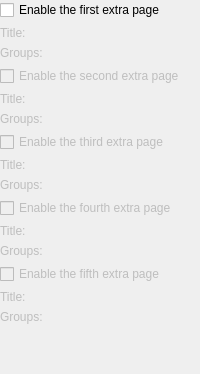
     <widget class="QWidget" name="tab" >
      <attribute name="title" >
       <string>&amp;Pages</string>
      </attribute>
      <layout class="QGridLayout" >
       <property name="margin" >
        <number>0</number>
       </property>
       <property name="spacing" >
        <number>6</number>
       </property>
       <item row="15" column="2" >
        <spacer>
         <property name="orientation" >
          <enum>Qt::Vertical</enum>
         </property>
         <property name="sizeType" >
          <enum>QSizePolicy::Expanding</enum>
         </property>
         <property name="sizeHint" >
          <size>
           <width>20</width>
           <height>50</height>
          </size>
         </property>
        </spacer>
       </item>
       <item row="0" column="0" colspan="3" >
        <widget class="QCheckBox" name="enablePage1" >
         <property name="toolTip" >
          <string>Every tab edit dialog will have one more extra page aside of the main page</string>
         </property>
         <property name="whatsThis" >
          <string>Every tab edit dialog will have one more extra page aside of the main page. You can configure what will be on this page in the below fields.</string>
         </property>
         <property name="text" >
          <string>Enable the first extra page</string>
         </property>
        </widget>
       </item>
       <item row="1" column="0" >
        <widget class="QLabel" name="textLabel11" >
         <property name="enabled" >
          <bool>false</bool>
         </property>
         <property name="toolTip" >
          <string>The title of the page</string>
         </property>
         <property name="whatsThis" >
          <string>The title of the page, like &lt;b>Core &amp;&amp; i18n&lt;/b>. As you see, the ampersand must be doubled.</string>
         </property>
         <property name="text" >
          <string>Title:</string>
         </property>
        </widget>
       </item>
       <item row="2" column="0" >
        <widget class="QLabel" name="textLabel12" >
         <property name="enabled" >
          <bool>false</bool>
         </property>
         <property name="toolTip" >
          <string>Comma separated list of the common attribute groups</string>
         </property>
         <property name="whatsThis" >
          <string>Comma separated list of the common attribute groups. The attributes from the listed groups will appear on this page.&lt;br>The common attributes are specified in each DTEP's &lt;i>common.tag&lt;/i> file, where the &lt;i>common="yes"&lt;/i> attribute must be set.&lt;br>The following example defined the common I18n attribute group:&lt;br>&lt;p>&lt;b>
&amp;lt;tag name="I18n" common="yes">&lt;br>
&amp;nbsp;&amp;nbsp;&amp;lt;attr name="lang" type="input" />&lt;br>
&amp;nbsp;&amp;nbsp;&amp;lt;attr name="dir" type="input" />&lt;br>
&amp;lt;/tag>
&lt;/b>&lt;/p></string>
         </property>
         <property name="text" >
          <string>Groups:</string>
         </property>
        </widget>
       </item>
       <item row="3" column="0" colspan="3" >
        <widget class="QCheckBox" name="enablePage2" >
         <property name="enabled" >
          <bool>false</bool>
         </property>
         <property name="toolTip" >
          <string>See the tooltip and what's this information for the first checkbox</string>
         </property>
         <property name="text" >
          <string>Enable the second extra page</string>
         </property>
        </widget>
       </item>
       <item row="6" column="0" colspan="3" >
        <widget class="QCheckBox" name="enablePage3" >
         <property name="enabled" >
          <bool>false</bool>
         </property>
         <property name="toolTip" >
          <string>See the tooltip and what's this information for the first checkbox</string>
         </property>
         <property name="text" >
          <string>Enable the third extra page</string>
         </property>
        </widget>
       </item>
       <item row="9" column="0" colspan="3" >
        <widget class="QCheckBox" name="enablePage4" >
         <property name="enabled" >
          <bool>false</bool>
         </property>
         <property name="toolTip" >
          <string>See the tooltip and what's this information for the first checkbox</string>
         </property>
         <property name="text" >
          <string>Enable the fourth extra page</string>
         </property>
        </widget>
       </item>
       <item row="12" column="0" colspan="3" >
        <widget class="QCheckBox" name="enablePage5" >
         <property name="enabled" >
          <bool>false</bool>
         </property>
         <property name="toolTip" >
          <string>See the tooltip and what's this information for the first checkbox</string>
         </property>
         <property name="text" >
          <string>Enable the fifth extra page</string>
         </property>
        </widget>
       </item>
       <item row="1" column="2" >
        <widget class="KLineEdit" name="pageTitleEdit1" >
         <property name="enabled" >
          <bool>false</bool>
         </property>
         <property name="toolTip" >
          <string>The title of the page</string>
         </property>
         <property name="whatsThis" >
          <string>The title of the page, like &lt;b>Core &amp;&amp; i18n&lt;/b>. As you see, the ampersand must be doubled.</string>
         </property>
        </widget>
       </item>
       <item row="2" column="2" >
        <widget class="KLineEdit" name="groupsEdit1" >
         <property name="enabled" >
          <bool>false</bool>
         </property>
         <property name="toolTip" >
          <string>Comma separated list of the common attribute groups</string>
         </property>
         <property name="whatsThis" >
          <string>Comma separated list of the common attribute groups. The attributes from the listed groups will appear on this page.&lt;br>The common attributes are specified in each DTEP's &lt;i>common.tag&lt;/i> file, where the &lt;i>common="yes"&lt;/i> attribute must be set.&lt;br>The following example defined the common I18n attribute group:&lt;br>&lt;p>&lt;b>
&amp;lt;tag name="I18n" common="yes">&lt;br>
&amp;nbsp;&amp;nbsp;&amp;lt;attr name="lang" type="input" />&lt;br>
&amp;nbsp;&amp;nbsp;&amp;lt;attr name="dir" type="input" />&lt;br>
&amp;lt;/tag>
&lt;/b>&lt;/p></string>
         </property>
        </widget>
       </item>
       <item row="10" column="2" >
        <widget class="KLineEdit" name="pageTitleEdit4" >
         <property name="enabled" >
          <bool>false</bool>
         </property>
         <property name="toolTip" >
          <string>See the tooltip and what's this information for the first page fields</string>
         </property>
        </widget>
       </item>
       <item row="8" column="0" >
        <widget class="QLabel" name="textLabel12_3" >
         <property name="enabled" >
          <bool>false</bool>
         </property>
         <property name="toolTip" >
          <string>See the tooltip and what's this information for the first page fields</string>
         </property>
         <property name="text" >
          <string>Groups:</string>
         </property>
        </widget>
       </item>
       <item row="4" column="2" >
        <widget class="KLineEdit" name="pageTitleEdit2" >
         <property name="enabled" >
          <bool>false</bool>
         </property>
         <property name="toolTip" >
          <string>See the tooltip and what's this information for the first page fields</string>
         </property>
        </widget>
       </item>
       <item row="10" column="0" colspan="2" >
        <widget class="QLabel" name="textLabel11_3_2" >
         <property name="enabled" >
          <bool>false</bool>
         </property>
         <property name="toolTip" >
          <string>See the tooltip and what's this information for the first page fields</string>
         </property>
         <property name="text" >
          <string>Title:</string>
         </property>
        </widget>
       </item>
       <item row="4" column="0" >
        <widget class="QLabel" name="textLabel11_2" >
         <property name="enabled" >
          <bool>false</bool>
         </property>
         <property name="toolTip" >
          <string>See the tooltip and what's this information for the first page fields</string>
         </property>
         <property name="text" >
          <string>Title:</string>
         </property>
        </widget>
       </item>
       <item row="5" column="0" >
        <widget class="QLabel" name="textLabel12_2" >
         <property name="enabled" >
          <bool>false</bool>
         </property>
         <property name="toolTip" >
          <string>See the tooltip and what's this information for the first page fields</string>
         </property>
         <property name="text" >
          <string>Groups:</string>
         </property>
        </widget>
       </item>
       <item row="7" column="0" >
        <widget class="QLabel" name="textLabel11_3" >
         <property name="enabled" >
          <bool>false</bool>
         </property>
         <property name="toolTip" >
          <string>See the tooltip and what's this information for the first page fields</string>
         </property>
         <property name="text" >
          <string>Title:</string>
         </property>
        </widget>
       </item>
       <item row="11" column="0" colspan="2" >
        <widget class="QLabel" name="textLabel12_3_2" >
         <property name="enabled" >
          <bool>false</bool>
         </property>
         <property name="toolTip" >
          <string>See the tooltip and what's this information for the first page fields</string>
         </property>
         <property name="text" >
          <string>Groups:</string>
         </property>
        </widget>
       </item>
       <item row="5" column="2" >
        <widget class="KLineEdit" name="groupsEdit2" >
         <property name="enabled" >
          <bool>false</bool>
         </property>
         <property name="toolTip" >
          <string>See the tooltip and what's this information for the first page fields</string>
         </property>
        </widget>
       </item>
       <item row="13" column="0" >
        <widget class="QLabel" name="textLabel11_5" >
         <property name="enabled" >
          <bool>false</bool>
         </property>
         <property name="toolTip" >
          <string>See the tooltip and what's this information for the first page fields</string>
         </property>
         <property name="text" >
          <string>Title:</string>
         </property>
        </widget>
       </item>
       <item row="11" column="2" >
        <widget class="KLineEdit" name="groupsEdit4" >
         <property name="enabled" >
          <bool>false</bool>
         </property>
         <property name="toolTip" >
          <string>See the tooltip and what's this information for the first page fields</string>
         </property>
        </widget>
       </item>
       <item row="14" column="0" >
        <widget class="QLabel" name="textLabel12_5" >
         <property name="enabled" >
          <bool>false</bool>
         </property>
         <property name="toolTip" >
          <string>See the tooltip and what's this information for the first page fields</string>
         </property>
         <property name="text" >
          <string>Groups:</string>
         </property>
        </widget>
       </item>
       <item row="7" column="1" colspan="2" >
        <widget class="KLineEdit" name="pageTitleEdit3" >
         <property name="enabled" >
          <bool>false</bool>
         </property>
         <property name="toolTip" >
          <string>See the tooltip and what's this information for the first page fields</string>
         </property>
        </widget>
       </item>
       <item row="8" column="1" colspan="2" >
        <widget class="KLineEdit" name="groupsEdit3" >
         <property name="enabled" >
          <bool>false</bool>
         </property>
         <property name="toolTip" >
          <string>See the tooltip and what's this information for the first page fields</string>
         </property>
        </widget>
       </item>
       <item row="14" column="2" >
        <widget class="KLineEdit" name="groupsEdit5" >
         <property name="enabled" >
          <bool>false</bool>
         </property>
         <property name="toolTip" >
          <string>See the tooltip and what's this information for the first page fields</string>
         </property>
        </widget>
       </item>
       <item row="13" column="2" >
        <widget class="KLineEdit" name="pageTitleEdit5" >
         <property name="enabled" >
          <bool>false</bool>
         </property>
         <property name="toolTip" >
          <string>See the tooltip and what's this information for the first page fields</string>
         </property>
        </widget>
       </item>
      </layout>
     </widget>
